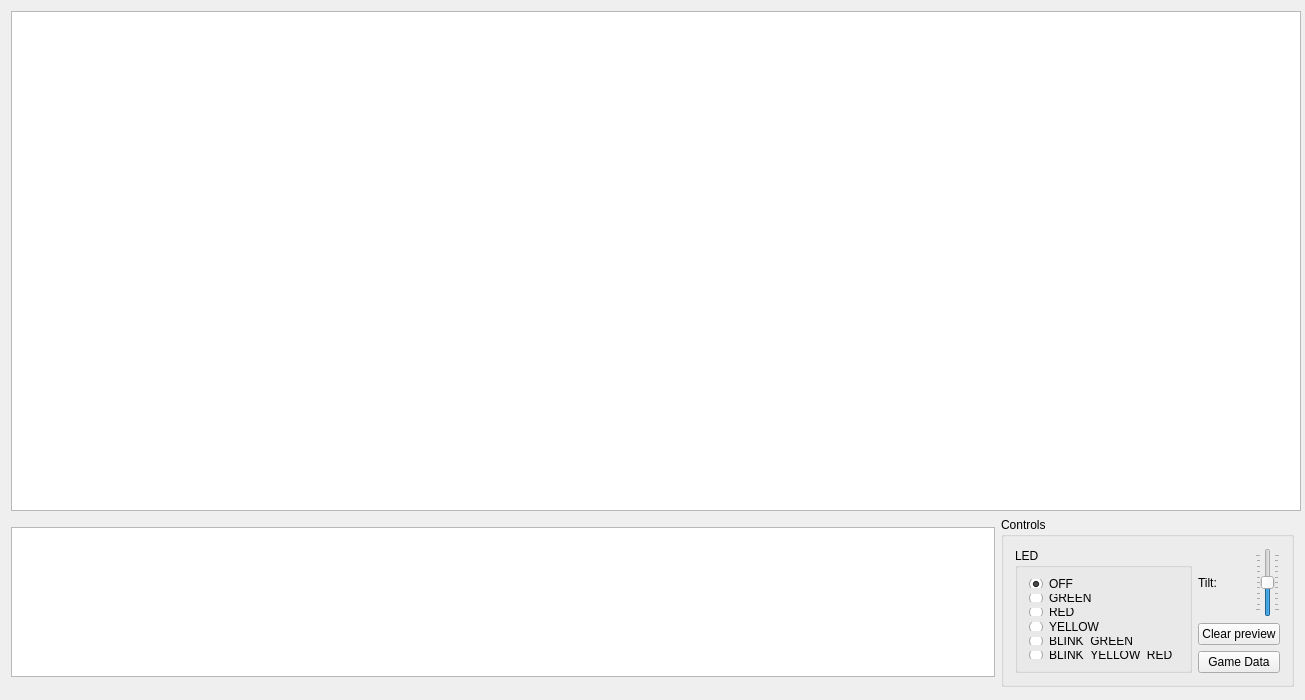
<?xml version="1.0" encoding="UTF-8"?>
<ui version="4.0">
 <class>QtKinectExample</class>
 <widget class="QWidget" name="QtKinectExample">
  <property name="geometry">
   <rect>
    <x>0</x>
    <y>0</y>
    <width>1305</width>
    <height>700</height>
   </rect>
  </property>
  <property name="minimumSize">
   <size>
    <width>1000</width>
    <height>700</height>
   </size>
  </property>
  <property name="maximumSize">
   <size>
    <width>1621</width>
    <height>710</height>
   </size>
  </property>
  <property name="windowTitle">
   <string>view</string>
  </property>
  <layout class="QGridLayout" name="gridLayout">
   <item row="0" column="2">
    <spacer name="horizontalSpacer">
     <property name="orientation">
      <enum>Qt::Horizontal</enum>
     </property>
     <property name="sizeHint" stdset="0">
      <size>
       <width>40</width>
       <height>20</height>
      </size>
     </property>
    </spacer>
   </item>
   <item row="0" column="5">
    <spacer name="horizontalSpacer_2">
     <property name="orientation">
      <enum>Qt::Horizontal</enum>
     </property>
     <property name="sizeHint" stdset="0">
      <size>
       <width>40</width>
       <height>20</height>
      </size>
     </property>
    </spacer>
   </item>
   <item row="1" column="0" colspan="4">
    <widget class="QTextEdit" name="outputText">
     <property name="maximumSize">
      <size>
       <width>1000</width>
       <height>150</height>
      </size>
     </property>
    </widget>
   </item>
   <item row="1" column="4">
    <widget class="QGroupBox" name="groupBox_2">
     <property name="maximumSize">
      <size>
       <width>16777215</width>
       <height>170</height>
      </size>
     </property>
     <property name="title">
      <string>Controls</string>
     </property>
     <layout class="QHBoxLayout" name="horizontalLayout_5">
      <item>
       <widget class="QGroupBox" name="groupBox_3">
        <property name="maximumSize">
         <size>
          <width>16777215</width>
          <height>150</height>
         </size>
        </property>
        <property name="title">
         <string>LED</string>
        </property>
        <layout class="QVBoxLayout" name="verticalLayout_2">
         <item>
          <widget class="QRadioButton" name="led_off">
           <property name="text">
            <string>OFF</string>
           </property>
           <property name="checked">
            <bool>true</bool>
           </property>
          </widget>
         </item>
         <item>
          <widget class="QRadioButton" name="led_green">
           <property name="text">
            <string>GREEN</string>
           </property>
          </widget>
         </item>
         <item>
          <widget class="QRadioButton" name="led_red">
           <property name="text">
            <string>RED</string>
           </property>
          </widget>
         </item>
         <item>
          <widget class="QRadioButton" name="led_yellow">
           <property name="text">
            <string>YELLOW</string>
           </property>
          </widget>
         </item>
         <item>
          <widget class="QRadioButton" name="led_blinkGreen">
           <property name="text">
            <string>BLINK_GREEN</string>
           </property>
          </widget>
         </item>
         <item>
          <widget class="QRadioButton" name="led_yellowRed">
           <property name="text">
            <string>BLINK_YELLOW_RED</string>
           </property>
          </widget>
         </item>
        </layout>
       </widget>
      </item>
      <item>
       <layout class="QVBoxLayout" name="verticalLayout">
        <item>
         <layout class="QHBoxLayout" name="horizontalLayout">
          <item>
           <widget class="QLabel" name="label_4">
            <property name="maximumSize">
             <size>
              <width>16777215</width>
              <height>100</height>
             </size>
            </property>
            <property name="text">
             <string>Tilt: </string>
            </property>
           </widget>
          </item>
          <item>
           <widget class="QSlider" name="slide_Tilt">
            <property name="enabled">
             <bool>true</bool>
            </property>
            <property name="maximumSize">
             <size>
              <width>16777215</width>
              <height>100</height>
             </size>
            </property>
            <property name="minimum">
             <number>-50</number>
            </property>
            <property name="maximum">
             <number>50</number>
            </property>
            <property name="singleStep">
             <number>10</number>
            </property>
            <property name="orientation">
             <enum>Qt::Vertical</enum>
            </property>
            <property name="tickPosition">
             <enum>QSlider::TicksBothSides</enum>
            </property>
           </widget>
          </item>
         </layout>
        </item>
        <item>
         <widget class="QPushButton" name="bt_clearPreview">
          <property name="text">
           <string>Clear preview</string>
          </property>
         </widget>
        </item>
        <item>
         <widget class="QPushButton" name="showGamedata">
          <property name="text">
           <string>Game Data</string>
          </property>
         </widget>
        </item>
       </layout>
      </item>
     </layout>
    </widget>
   </item>
   <item row="0" column="0" colspan="2">
    <widget class="QGraphicsView" name="previewScene">
     <property name="sizePolicy">
      <sizepolicy hsizetype="Fixed" vsizetype="Fixed">
       <horstretch>0</horstretch>
       <verstretch>0</verstretch>
      </sizepolicy>
     </property>
     <property name="minimumSize">
      <size>
       <width>1290</width>
       <height>500</height>
      </size>
     </property>
    </widget>
   </item>
  </layout>
 </widget>
 <layoutdefault spacing="6" margin="11"/>
 <resources/>
 <connections/>
</ui>
